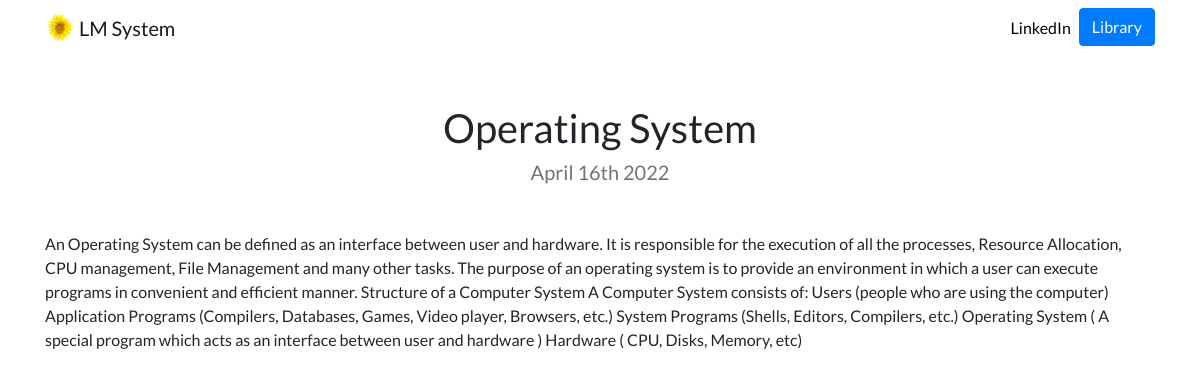
The page /books/6 on the database its author committed.
### books/models.py (models this page shows, shortened)
class Books(models.Model):
    title=models.CharField(max_length=200)
    description=models.TextField()
    date=models.DateField()

### books/views.py (the view)
# urls.py: path('<int:books_id>',views.detail,name='detail'),
def detail(request,books_id):
    books= get_object_or_404(Books,pk=books_id)
    return render(request,'books/detail.html',{'books':books})

### books/templates/books/detail.html
{% extends "Lms/base.html" %}
{% load static %}
{% block content %}
<h1 class="text-center mt-5" id="booksdetailtitle">{{ books.title }}</h1>
<h5 class="text-center text-muted mb-5">{{ books.date|date:'F jS Y' }}</h5>
{{ books.description|safe }}
{% endblock %}

### Lms/static/Lms/custom.css (style rules this page uses)
body { font-family: 'Lato', sans-serif; }

### rows shown on the page
Books: title "Operating System", date "April 16th 2022", description "An Operating System can be defined as an interface between user and hardware. It is responsible for the execution of all the processes, Resource Allocation, CPU management, File Management and many other tasks. The purpose of an operating system is to provide an environment in which a user can execute programs in convenient and efficient manner. Structure of a Computer System A Computer System consists of: Users (people who are using the computer) Application Programs (Compilers, Databases, Games, Video player, Browsers, etc.) System Programs (Shells, Editors, Compilers, etc.) Operating System ( A special program which acts as an interface between user and hardware ) Hardware ( CPU, Disks,…"
